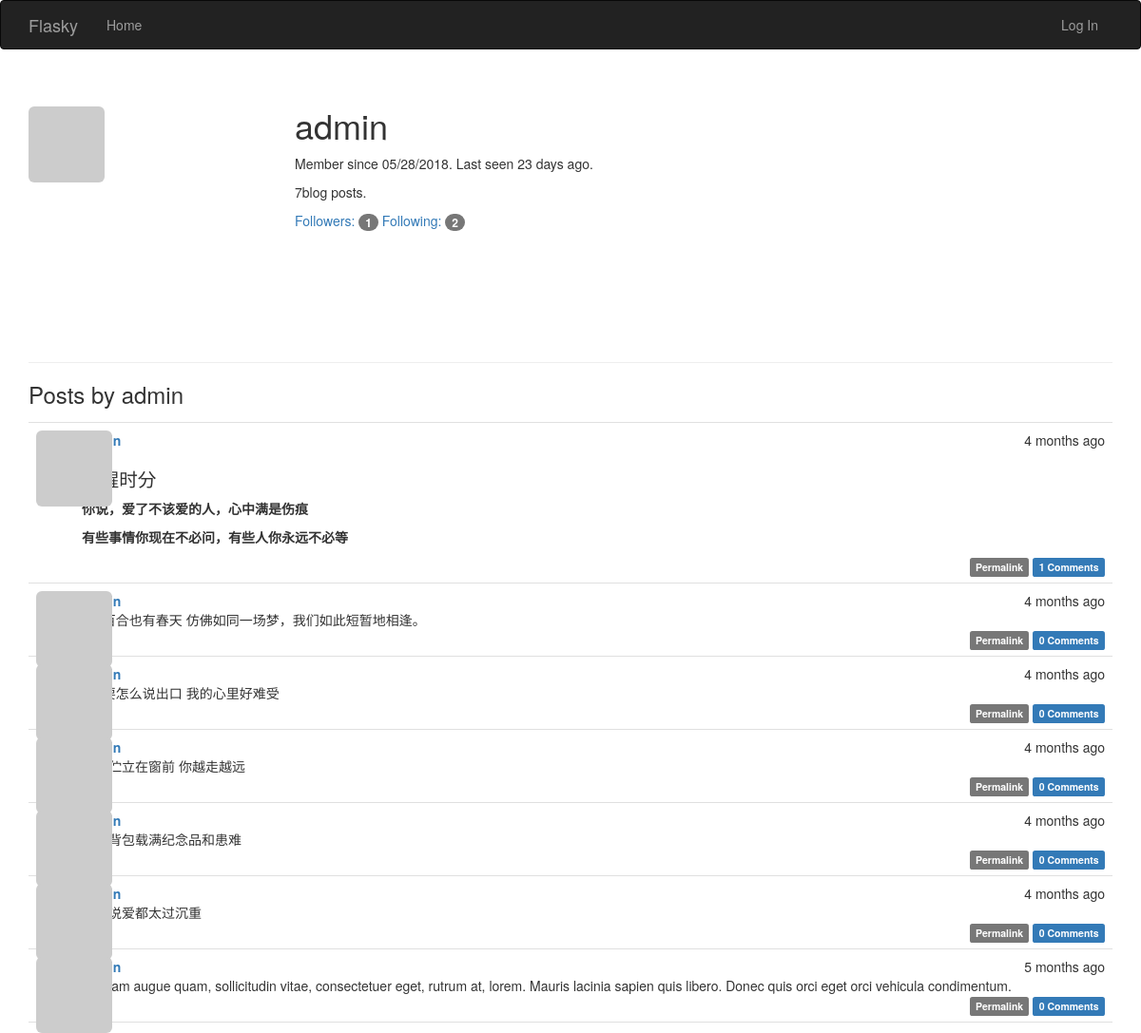
The app's page /user/admin, older data.
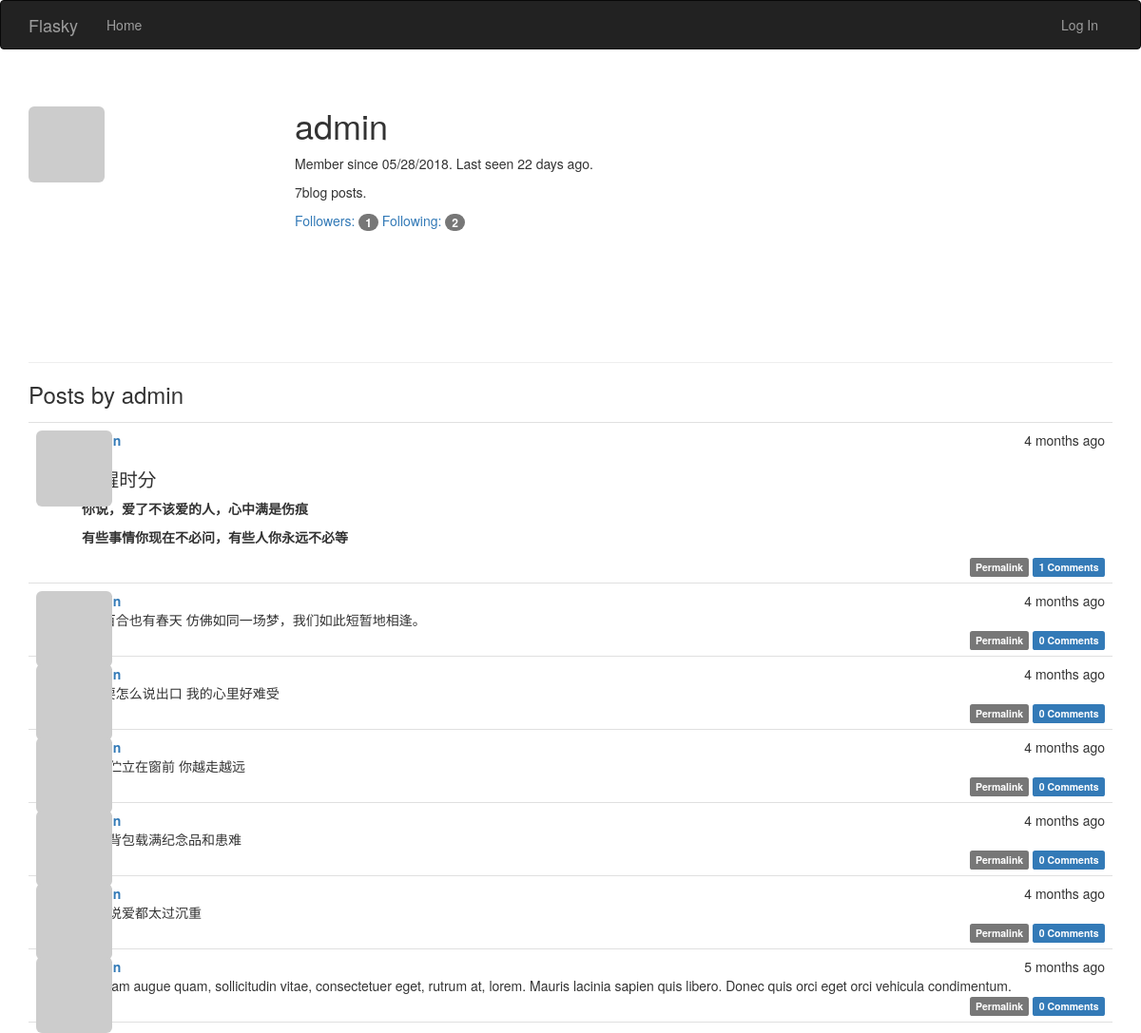
The same page, newer data.
### src/app/models.py (models this page shows, shortened)
class User(UserMixin, db.Model):
    __tablename__ = 'users'
    id = db.Column(db.Integer(), primary_key=True)
    email = db.Column(db.String(64), unique=True, index=True)
    username = db.Column(db.String(255), unique=True, index=True)
    role_id = db.Column(db.Integer, db.ForeignKey('roles.id'))
    posts = db.relationship('Post', backref='author', lazy='dynamic')
    comments = db.relationship('Comment', backref='author', lazy='dynamic')
    password_hash = db.Column(db.String(128))
    confirmed = db.Column(db.Boolean(), default=False)
    name = db.Column(db.String(64))
    location = db.Column(db.String(64))
    about_me = db.Column(db.Text())
    member_since = db.Column(db.DateTime(), default=datetime.utcnow)
    last_seen = db.Column(db.DateTime(), default=datetime.utcnow)
    avatar_hash = db.Column(db.String(32))
    followed = db.relationship('Follow',
                               foreign_keys=[Follow.follower_id],
                               backref=db.backref('follower', lazy='joined'),
                               lazy='dynamic',
                               cascade='all, delete-orphan')
    followers = db.relationship('Follow',
                               foreign_keys=[Follow.followed_id],
                               backref=db.backref('followed', lazy='joined'),
                               lazy='dynamic',
                               cascade='all, delete-orphan')
    @property
    def password(self):
        raise AttributeError('password is not a readable attribute')
    def gravatar(self, size=100, default='identicon', rating='g'):
        if request.is_secure:
            url = 'http://secure.gravatar.com/avatar'
        else:
            url = 'http://www.gravatar.com/avatar'
        hash = self.avatar_hash or self.gravatar_hash()
        return '{url}/{hash}?s={size}&d={default}&r={rating}'.format(
            url=url, hash=hash, size=size, default=default, rating=rating)

class Post(db.Model):
    __tablename__ = 'posts'
    id = db.Column(db.Integer(), primary_key=True)
    title = db.Column(db.String(255))
    body = db.Column(db.Text())
    body_html = db.Column(db.Text())
    timestamp = db.Column(db.DateTime, index=True, default=datetime.utcnow)
    comments = db.relationship('Comment', backref='post', lazy='dynamic')
    author_id = db.Column(db.Integer(), db.ForeignKey('users.id'))
    tags = db.relationship('Tag', secondary=tags, backref=db.backref('posts', lazy='dynamic'))

### src/app/main/views.py (the view)
@main.route('/user/<username>')
def user(username):
    user = User.query.filter_by(username=username).first()
    if user is None:
        abort(404)
    posts = user.posts.order_by(Post.timestamp.desc()).all()
    return render_template('user.html', user=user, posts=posts)

### src/app/auth/views.py (called while the page is built)
@auth.before_app_request
def before_request():
    print(request, ':', request.endpoint)
    if current_user.is_authenticated:
        current_user.ping()
        if not current_user.confirmed and request.endpoint[:5] != 'auth.':
            return redirect(url_for('auth.unconfirmed'))

### src/app/main/__init__.py (called while the page is built)
@main.app_context_processor
def inject_permissions():
    return dict(Permission=Permission)

### src/app/models.py (called while the page is built)
    def can(self, permission):
        return False;

    def is_administrator(self):
        return False

### src/app/templates/user.html (shortened to what this page needs)
{% extends 'base.html' %}
{% block page_content %}
<div class="page-header">
    <img class="img-rounded profile-thumbnail" src="{{ user.gravatar(size=256) }}"/>
    <div class="profile-header">
        <h1>{{ user.username }} </h1>
        <p>
            Member since {{ moment(user.member_since).format('L') }}. Last seen {{ moment(user.last_seen).fromNow() }}.
        </p>
        <p>{{ user.posts.count() }}blog posts.</p>
        <p>
			<a href="{{ url_for('.followers', username=user.username) }}">Followers: <span class="badge">{{ user.followers.count() }}</span></a>
			<a href="{{ url_for('.followed_by', username=user.username) }}">Following: <span class="badge">{{ user.followed.count() }}</span></a>
        </p>
    </div>
</div>
<h3>Posts by {{ user.username }}</h3>
{% include '_posts.html' %}
{% endblock %}

### src/app/templates/base.html (shortened to what this page needs)
<!DOCTYPE html>
{% extends "bootstrap/base.html" %}
{% block head %}
{{ super() }}
<link rel="stylesheet" type="text/css" href="{{ url_for('static', filename='styles.css') }}">
{% endblock %}
{% block navbar %}
<div class="navbar navbar-inverse" role="navigation">
    <div class="container">
        <div class="navbar-header">
            <a class="navbar-brand" href="{{ url_for('main.index') }}">Flasky</a>
        </div>
        <div class="navbar-collapse collapse">
            <ul class="nav navbar-nav">
                <li><a href="/">Home</a></li>
            </ul>
            <ul class="nav navbar-nav navbar-right">
                {% if current_user.is_authenticated %}
					<li class="dropdown">
						<a href="#" class="dropdown-toggle" data-toggle="dropdown">
							<img src="{{ current_user.gravatar(size=18) }}"/>
							Account<b class="caret"></b>
						</a>
						<ul class="dropdown-menu">
							<li><a href="{{ url_for('auth.change_password') }}">Change Password</a>
							<li><a href="{{ url_for('auth.change_email') }}">Change Email</a>
							<li><a href="{{ url_for('auth.logout') }}">Log Out</a>
						</ul>
					</li>
                {% else %}
					<li><a href="{{ url_for('auth.login') }}">Log In</a></li>
                {% endif %}
            </ul>
        </div>
    </div>
</div>
{% endblock %}
{% block content %}
<div class="container">
    {% block page_content %}{% endblock %}
</div>
{% endblock %}

### src/app/templates/_posts.html (shortened to what this page needs)
<ul class="posts">
    {% for post in posts %}
    <li class="post">
        <div class="post-thumbnail">
            <a href="{{ url_for('.user', username=post.author.username) }}">
                <img class="img-rounded post-thumbnail" src="{{ post.author.gravatar(size=40) }}">
            </a>
        </div>
        <div class="post-content">
            <div class="post-date">{{ moment(post.timestamp).fromNow() }}</div>
            <div class="post-author">
                <a href="{{ url_for('.user', username=post.author.username) }}"> {{ post.author.username }} </a> </div>
            <div class="post-body">
                {% if post.body_html %}{{ post.body_html | safe }}
                {% else %}{{ post.body }}
                {% endif %}
            </div>
            <div class="post-footer">
                <a href="{{ url_for('.post', id=post.id) }}">
                    <span class="label label-default">Permalink</span>
                </a>
                <a href="{{ url_for('.post', id=post.id) }}#comments">
                    <span class="label label-primary">{{ post.comments.count() }} Comments</span>
				</a>
            </div>
        </div>
    </li>
    {% endfor %}
</ul>

### src/app/static/styles.css (style rules this page uses)
.profile-thumbnail { position: absolute; }
.profile-header { min-height: 260px; margin-left: 280px; }
ul.posts { list-style-type: none; padding: 0px; margin: 16px 0px 0px 0px; border-top: 1px solid #e0e0e0; }
ul.posts li.post { padding: 8px; border-bottom: 1px solid #e0e0e0; }
div.post-date { float: right; }
div.post-author { font-weight: bold; }
div.post-thumbnail { position: absolute; }
div.post-content { margin-left: 48px; min-height: 48px; }
div.post-footer { text-align: right; }
.post-body h1 { font-size: 140%; }

Row changes from the older to the newer data that the page shows:
changed User "admin": last_seen "23 days ago" → "22 days ago"
